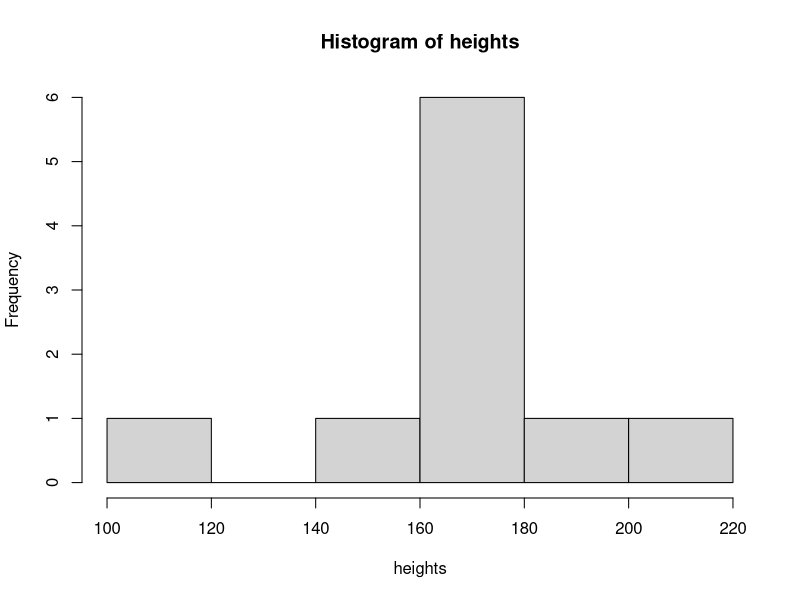
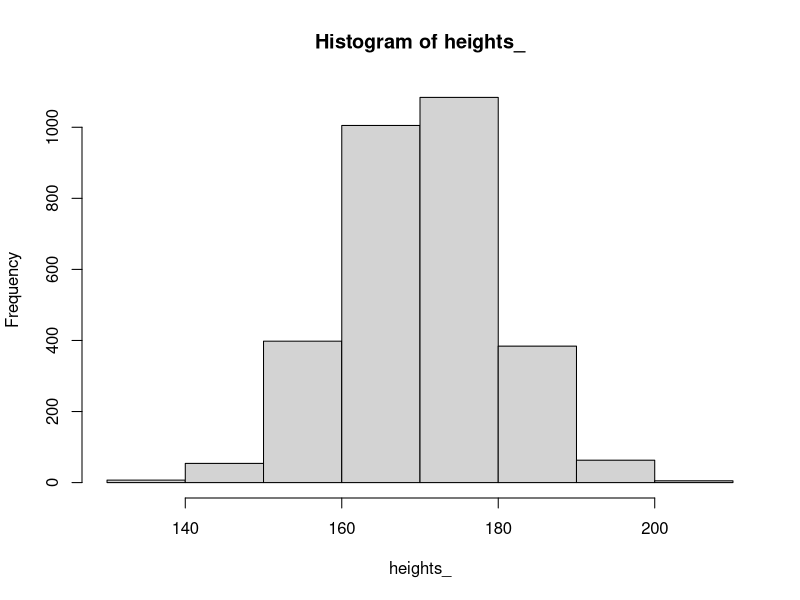
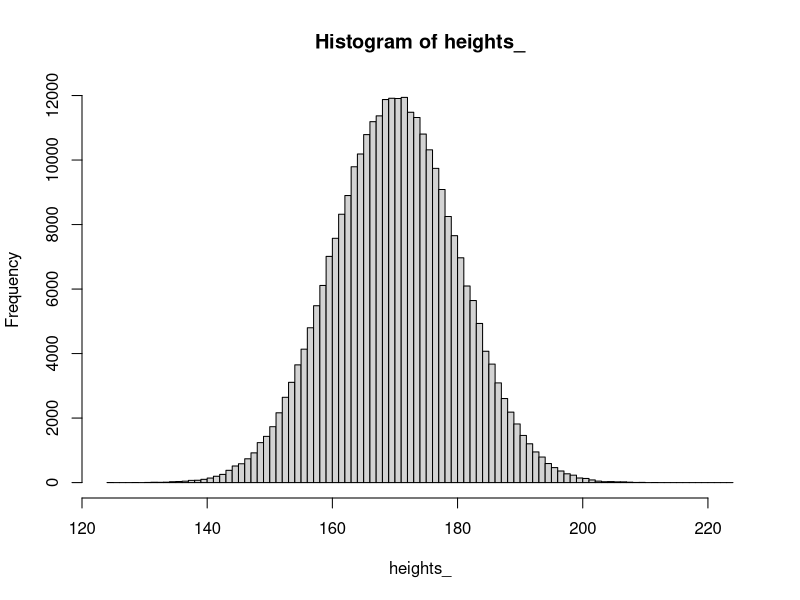
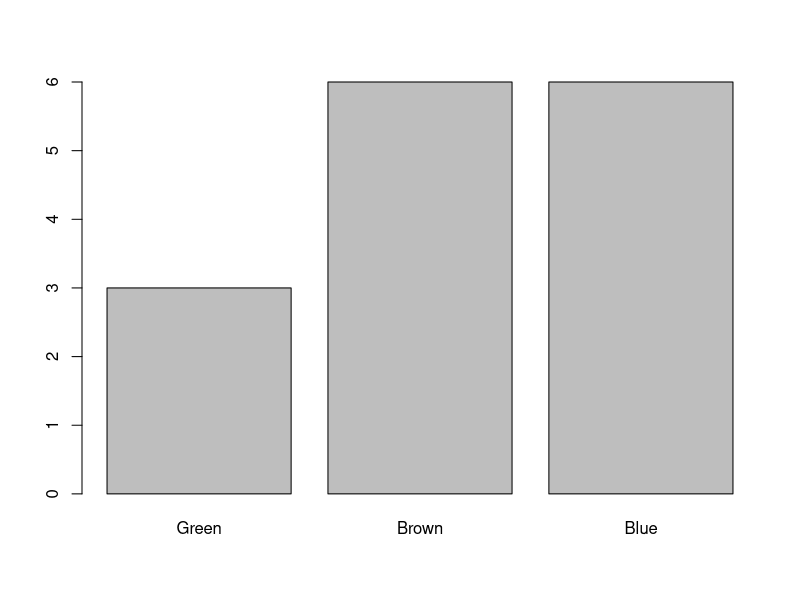
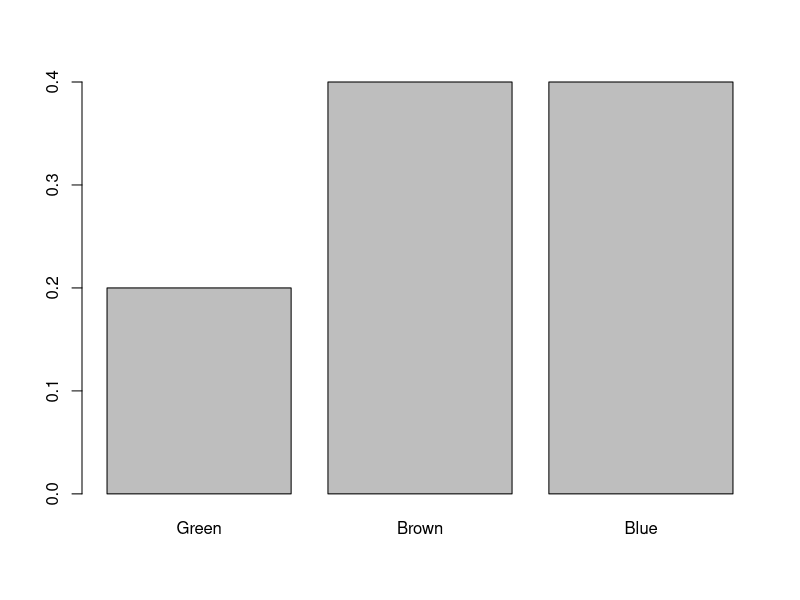
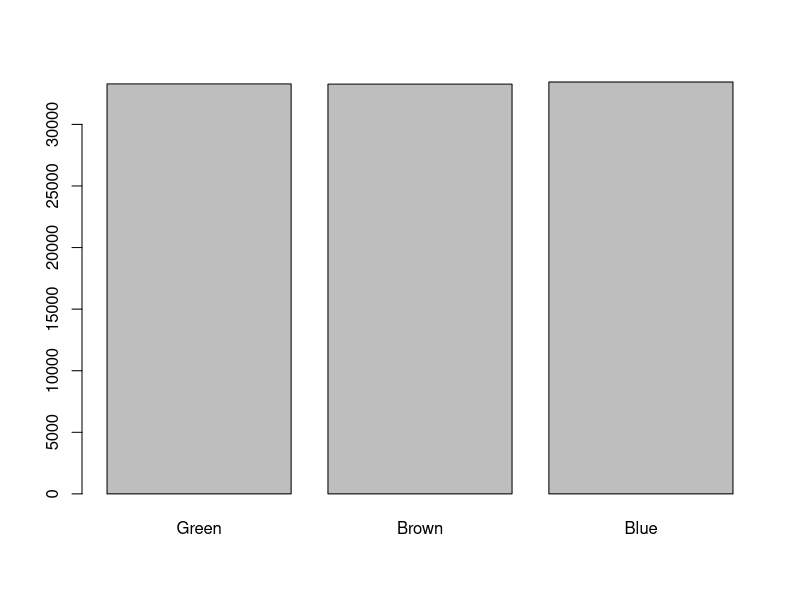
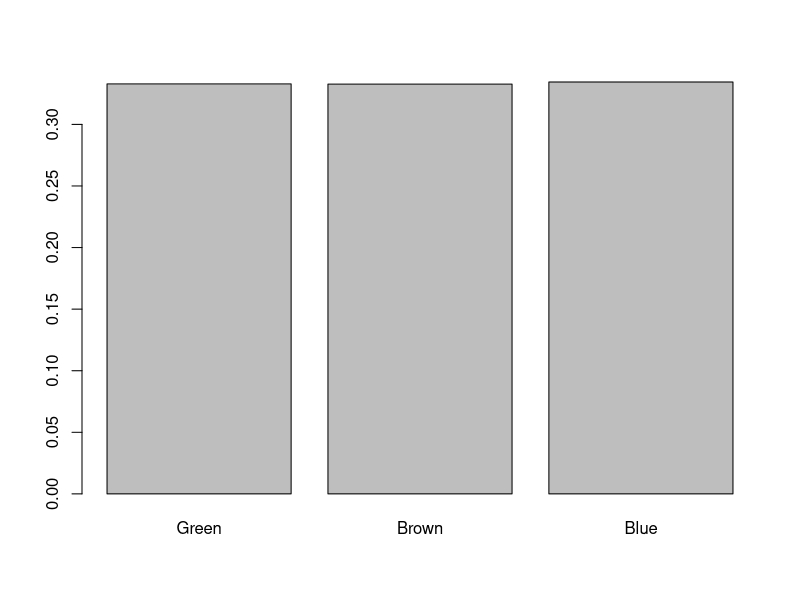

Recreate these plots in R, in order.
## 1
#https://data.oecd.org/price/inflation-cpi.htm
#https://data.oecd.org/interest/long-term-interest-rates.htm
#https://www.visualcapitalist.com/cp/charting-income-distributions-worldwide/
#https://worldpopulationreview.com/country-rankings/wealth-inequality-by-country
#https://data.oecd.org/healthcare/child-vaccination-rates.htm

## 2) Ctrl + Enter
# a)
x <- rnorm(100,mean=0,sd=1)

# b)
mean(x); sd(x)

# c)
var(x)

# d)
x10 <- rnorm(10,mean=1,sd=3)
x100 <- rnorm(100,mean=1,sd=3)
x1000 <- rnorm(1000,mean=1,sd=3)
x100000 <- rnorm(100000,mean=1,sd=3)

# e) 
mean(x10); sd(x10)
mean(x100); sd(x100)
mean(x1000); sd(x1000)
mean(x100000); sd(x100000)
# Law of large numbers ! Conveging sample moments to population moments if number of samples are large enough

# 3)

# a)
heights <- c(180,170,215,155,110,165,178,165,199,166)

# b)
hist(heights)

# c)
heights_ <- rnorm(3000, 170, 10)
hist(heights_,breaks=10)
heights_ <- rnorm(300000, 170, 10)
hist(heights_,breaks=100) # sample dis or emperical dis converge to population dist
min(heights_);max(heights_)
# Law of large numbers

## 4)

# a) ?factor ?sample is evenly distributed
eye_colors <-sample(c(1,2,3), 15, replace=TRUE) # green=1,brown=2,blue=3
eye_colors <- factor(eye_colors,labels= c("Green","Brown","Blue"))
table(eye_colors)

# b) 
barplot(table(eye_colors))
barplot(table(eye_colors)/15) #Density over the size of the sample size
# if the number of samples are large enough the above density function converge to the population

# TEST

eye_colors <-sample(c(1,2,3), 100000, replace=TRUE) # green=1,brown=2,blue=3
eye_colors <- factor(eye_colors,labels= c("Green","Brown","Blue"))
table(eye_colors)

# b) 
barplot(table(eye_colors))
barplot(table(eye_colors)/100000)

## Homework data() press Enter then choose one like data("JohnsonJohnson") press Enter then you have it as JohnsonJohnson

